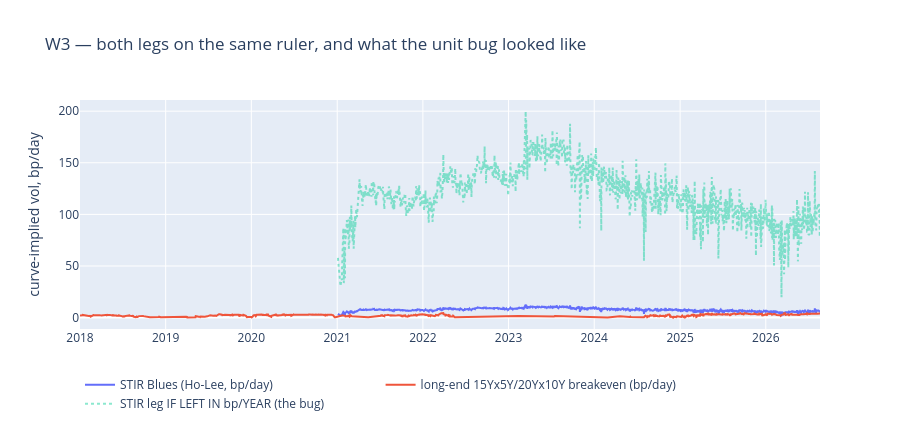

The notebook cell saved with this chart:
### Code cell
_c, _p = CFG.colour, CFG.pair
fig = go.Figure()
fig.add_trace(go.Scatter(x=STIR[_c].index, y=STIR[_c].to_numpy(),
                         name=f"STIR {_c} (Ho-Lee, bp/day)", mode="lines"))
fig.add_trace(go.Scatter(x=LONG[_p].index, y=LONG[_p].to_numpy(),
                         name=f"long-end {_p} breakeven (bp/day)", mode="lines"))
fig.add_trace(go.Scatter(x=STIR[_c].index, y=(STIR[_c] * math.sqrt(252)).to_numpy(),
                         name="STIR leg IF LEFT IN bp/YEAR (the bug)", mode="lines",
                         line=dict(dash="dot"), opacity=0.45))
fig.update_layout(title="W3 — both legs on the same ruler, and what the unit bug looked like",
                  yaxis_title="curve-implied vol, bp/day", height=430,
                  legend=dict(orientation="h", y=-0.18))
fig.show()

### Figure 1 — Plotly figure (JSON) as saved in the notebook; plotly's stock layout.template omitted (floating-point values rounded to 4 significant figures; data arrays with more than 128 entries replaced by an {"elided": "..."} marker saying what was removed)
{"data": [{"mode": "lines", "name": "STIR Blues (Ho-Lee, bp/day)", "type": "scatter", "x": {"elided": "1347 str values"}, "y": {"elided": "1347 float values"}}, {"mode": "lines", "name": "long-end 15Yx5Y/20Yx10Y breakeven (bp/day)", "type": "scatter", "x": {"elided": "1398 str values"}, "y": {"elided": "1398 float values"}}, {"line": {"dash": "dot"}, "mode": "lines", "name": "STIR leg IF LEFT IN bp/YEAR (the bug)", "opacity": 0.45, "type": "scatter", "x": {"elided": "1347 str values"}, "y": {"elided": "1347 float values"}}], "layout": {"height": 430, "legend": {"orientation": "h", "y": -0.18}, "title": {"text": "W3 — both legs on the same ruler, and what the unit bug looked like"}, "yaxis": {"title": {"text": "curve-implied vol, bp/day"}}}}
